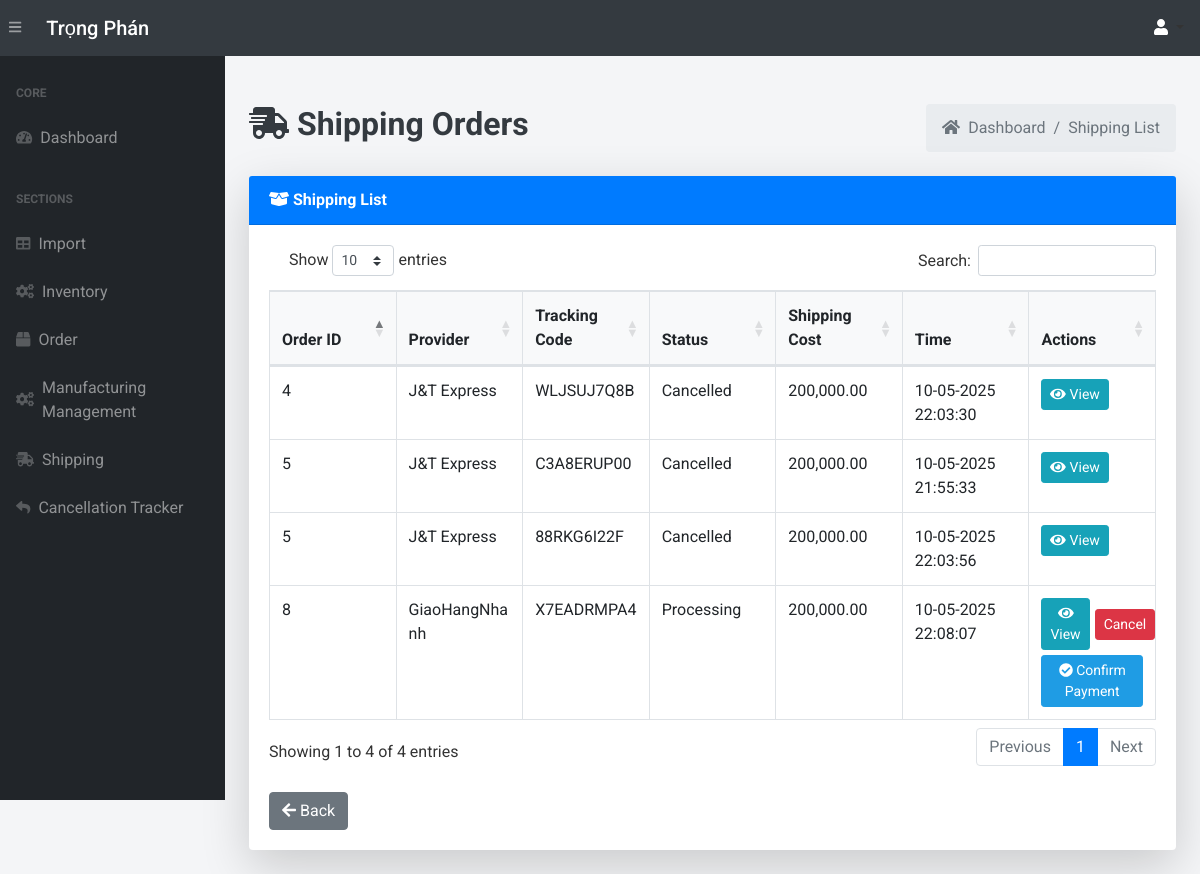
/shipping-list/ (signed in), run on the app's committed database.
### app.py (models this page shows, shortened)
class Shipping(db.Model):
    __tablename__ = 'shipping'
    shipping_id = db.Column(db.Integer, primary_key=True)
    order_id = db.Column(db.Integer, db.ForeignKey('orders.order_id'))
    tracking_code = db.Column(db.String(255), unique=True)
    provider = db.Column(db.String(255), nullable=False)
    shipping_cost = db.Column(db.Numeric(10, 2), nullable=False)
    shipping_status = db.Column(db.String(50), default='Processing')  # Status: Pending, Shipped, Delivered
    pay_method=db.Column(db.String(255), nullable=False)
    shipment_time = db.Column(db.DateTime, default=vietnam_now)
    order = db.relationship('Order', backref='shipping_details')
    price = db.Column(db.Float)
    quan = db.Column(db.Numeric(10, 2), nullable=False)
    status = db.Column(db.String(50), default='Processing')

### app.py (the view)
@app.route('/shipping-list/', methods=["GET"])
@login_required
def shipping_list():
    page = request.args.get('page', 1, type=int)
    shippings = Shipping.query.paginate(page=page, per_page=10)
    return render_template('shipping-list.html', shippings=shippings)

### app.py (called while the page is built, shortened)
@login_manager.user_loader
def load_user(user_id):
    return User.query.get(int(user_id))

def add_monthly_data():
    current_year = datetime.now().year
    months = [f"{current_year}-{str(month).zfill(2)}" for month in range(1, 4)]
    for month in months:
        existing_month_data = db.session.query(Order).filter(Order.order_date.like(f'{month}%')).first()
    db.session.commit()

@app.before_request
def initialize_data():
    add_monthly_data()

@app.template_filter('format_price')
@login_required
def format_price(value):
    try:
        if value >= 1000000000:
            return "{:,.2f} B".format(value / 1000000000)
        elif value >= 1000000:
            return "{:,.2f} M".format(value / 1000000)
        return "{:,.2f}".format(value)
    except (ValueError, TypeError):
        return value

### templates/shipping-list.html (shortened to what this page needs)
{% extends 'base.html' %}
{% block content %}
<main>
    <div class="container-fluid mt-5">
        <div class="d-flex justify-content-between align-items-center mb-4">
            <h1 class="text-dark font-weight-bold" style="font-size: 2rem;">
                <i class="fas fa-shipping-fast"></i> Shipping Orders
            </h1>
            <ol class="breadcrumb mb-0">
                <li class="breadcrumb-item"><a href="/" class="text-decoration-none text-muted"><i class="fas fa-home mr-1"></i> Dashboard</a></li>
                <li class="breadcrumb-item active">Shipping List</li>
            </ol>
        </div>
        <div class="card shadow-lg border-0 mb-4">
            <div class="card-header bg-primary text-white font-weight-bold">
                <i class="fas fa-box-open"></i> Shipping List
            </div>
            <div class="card-body">
                <div class="table-responsive">
                    {% if shippings.items %}
                        <table class="table table-bordered table-hover" id="dataTable" width="100%" cellspacing="0" style="table-layout: fixed;">
                            <thead class="bg-light">
                                <tr>
                                    <th>Order ID</th>
                                    <th>Provider</th>
                                    <th>Tracking Code</th>
                                    <th>Status</th>
                                    <th>Shipping Cost</th>
                                    <th>Time</th>
                                    <th>Actions</th>
                                </tr>
                            </thead>
                            <tbody>
                                {% for shipping in shippings.items %}
                                    <tr>
                                        <td>{{ shipping.order_id }}</td>
                                        <td>{{ shipping.provider }}</td>
                                        <td>{{ shipping.tracking_code }}</td>
                                        <td>{{ shipping.shipping_status }}</td>
                                        <td>{{ shipping.shipping_cost | format_price }}</td>
                                        <td>{{ shipping.shipment_time.strftime('%d-%m-%Y %H:%M:%S')  }}</td>
                                        <td>
                                             <div style="display: flex; align-items: center;">
                                                <a href="{{ url_for('view_shipping', shipping_id=shipping.shipping_id) }}" class="btn btn-info btn-sm hover-shadow" style="margin-right: 5px;">
                                                    <i class="fas fa-eye"></i> View
                                                </a>
                                                {% if shipping.shipping_status != "Cancelled" %}
                                                <form action="{{ url_for('create_return', shipping_id=shipping.shipping_id) }}" method="POST" onsubmit="return confirm('Are you sure you want to cancel this ship order?');" style="margin-right: 5px;">
                                                    <button type="submit" class="btn btn-danger btn-sm">Cancel</button>
                                                </form>
                                                {% endif %}
                                            </div>
                                            {% if shipping.shipping_status == "Processing" %}
                                                <a href="{{ url_for('confirm_shipping_payment', shipping_id=shipping.shipping_id) }}" class="btn btn-ac btn-sm hover-shadow" style="margin-top: 5px;">
                                                    <i class="fas fa-check-circle"></i> Confirm Payment
                                                </a>
                                            {% endif %}
                                        </td>
                                    </tr>
                                {% endfor %}
                            </tbody>
                        </table>
                    {% else %}
                        <p>No shipping orders found.</p>
                    {% endif %}
                    <br>
                    <a href="/shipping-queue/" class="btn btn-secondary hover-shadow">
                        <i class="fas fa-arrow-left"></i> Back
                    </a>
                </div>
            </div>
        </div>
    </div>
</main>
{% endblock %}

### templates/base.html (style rules this page uses)
body { font-family: 'Roboto', sans-serif; background-color: #f4f5f7; color: #333; }
#dataTable { width: 100% !important; margin-top: 20px; }

### data on the page
Shipping: order_id "5", provider "J&T Express", tracking_code "C3A8ERUP00", shipping_status "Cancelled", shipping_cost "200,000.00", shipment_time "10-05-2025 21:55:33"
Shipping: order_id "4", provider "J&T Express", tracking_code "WLJSUJ7Q8B", shipping_status "Cancelled", shipping_cost "200,000.00", shipment_time "10-05-2025 22:03:30"
Shipping: order_id "5", provider "J&T Express", tracking_code "88RKG6I22F", shipping_status "Cancelled", shipping_cost "200,000.00", shipment_time "10-05-2025 22:03:56"
Shipping: order_id "8", provider "GiaoHangNhanh", tracking_code "X7EADRMPA4", shipping_status "Processing", shipping_cost "200,000.00", shipment_time "10-05-2025 22:08:07"
